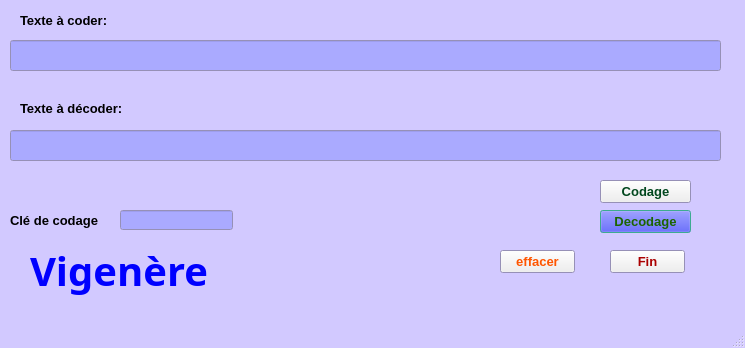
<?xml version="1.0" encoding="UTF-8"?>
<ui version="4.0">
 <class>Fenetre</class>
 <widget class="QMainWindow" name="Fenetre">
  <property name="geometry">
   <rect>
    <x>0</x>
    <y>0</y>
    <width>745</width>
    <height>348</height>
   </rect>
  </property>
  <property name="palette">
   <palette>
    <active>
     <colorrole role="Base">
      <brush brushstyle="SolidPattern">
       <color alpha="255">
        <red>170</red>
        <green>170</green>
        <blue>255</blue>
       </color>
      </brush>
     </colorrole>
     <colorrole role="Window">
      <brush brushstyle="SolidPattern">
       <color alpha="255">
        <red>210</red>
        <green>201</green>
        <blue>255</blue>
       </color>
      </brush>
     </colorrole>
    </active>
    <inactive>
     <colorrole role="Base">
      <brush brushstyle="SolidPattern">
       <color alpha="255">
        <red>170</red>
        <green>170</green>
        <blue>255</blue>
       </color>
      </brush>
     </colorrole>
     <colorrole role="Window">
      <brush brushstyle="SolidPattern">
       <color alpha="255">
        <red>210</red>
        <green>201</green>
        <blue>255</blue>
       </color>
      </brush>
     </colorrole>
    </inactive>
    <disabled>
     <colorrole role="Base">
      <brush brushstyle="SolidPattern">
       <color alpha="255">
        <red>210</red>
        <green>201</green>
        <blue>255</blue>
       </color>
      </brush>
     </colorrole>
     <colorrole role="Window">
      <brush brushstyle="SolidPattern">
       <color alpha="255">
        <red>210</red>
        <green>201</green>
        <blue>255</blue>
       </color>
      </brush>
     </colorrole>
    </disabled>
   </palette>
  </property>
  <property name="windowTitle">
   <string>MainWindow</string>
  </property>
  <widget class="QWidget" name="centralwidget">
   <widget class="QPushButton" name="pushButton_Fin">
    <property name="geometry">
     <rect>
      <x>610</x>
      <y>250</y>
      <width>75</width>
      <height>23</height>
     </rect>
    </property>
    <property name="palette">
     <palette>
      <active>
       <colorrole role="ButtonText">
        <brush brushstyle="SolidPattern">
         <color alpha="255">
          <red>170</red>
          <green>0</green>
          <blue>0</blue>
         </color>
        </brush>
       </colorrole>
      </active>
      <inactive>
       <colorrole role="ButtonText">
        <brush brushstyle="SolidPattern">
         <color alpha="255">
          <red>170</red>
          <green>0</green>
          <blue>0</blue>
         </color>
        </brush>
       </colorrole>
      </inactive>
      <disabled>
       <colorrole role="ButtonText">
        <brush brushstyle="SolidPattern">
         <color alpha="255">
          <red>120</red>
          <green>120</green>
          <blue>120</blue>
         </color>
        </brush>
       </colorrole>
      </disabled>
     </palette>
    </property>
    <property name="font">
     <font>
      <pointsize>10</pointsize>
      <weight>75</weight>
      <bold>true</bold>
     </font>
    </property>
    <property name="text">
     <string>Fin</string>
    </property>
   </widget>
   <widget class="QPushButton" name="pushButton_Codage">
    <property name="geometry">
     <rect>
      <x>600</x>
      <y>180</y>
      <width>91</width>
      <height>23</height>
     </rect>
    </property>
    <property name="palette">
     <palette>
      <active>
       <colorrole role="Text">
        <brush brushstyle="SolidPattern">
         <color alpha="255">
          <red>30</red>
          <green>64</green>
          <blue>255</blue>
         </color>
        </brush>
       </colorrole>
       <colorrole role="ButtonText">
        <brush brushstyle="SolidPattern">
         <color alpha="255">
          <red>1</red>
          <green>71</green>
          <blue>30</blue>
         </color>
        </brush>
       </colorrole>
      </active>
      <inactive>
       <colorrole role="Text">
        <brush brushstyle="SolidPattern">
         <color alpha="255">
          <red>30</red>
          <green>64</green>
          <blue>255</blue>
         </color>
        </brush>
       </colorrole>
       <colorrole role="ButtonText">
        <brush brushstyle="SolidPattern">
         <color alpha="255">
          <red>1</red>
          <green>71</green>
          <blue>30</blue>
         </color>
        </brush>
       </colorrole>
      </inactive>
      <disabled>
       <colorrole role="Text">
        <brush brushstyle="SolidPattern">
         <color alpha="255">
          <red>120</red>
          <green>120</green>
          <blue>120</blue>
         </color>
        </brush>
       </colorrole>
       <colorrole role="ButtonText">
        <brush brushstyle="SolidPattern">
         <color alpha="255">
          <red>120</red>
          <green>120</green>
          <blue>120</blue>
         </color>
        </brush>
       </colorrole>
      </disabled>
     </palette>
    </property>
    <property name="font">
     <font>
      <pointsize>10</pointsize>
      <weight>75</weight>
      <bold>true</bold>
      <strikeout>false</strikeout>
     </font>
    </property>
    <property name="text">
     <string>Codage</string>
    </property>
   </widget>
   <widget class="QPushButton" name="pushButton_Decodage">
    <property name="geometry">
     <rect>
      <x>600</x>
      <y>210</y>
      <width>91</width>
      <height>23</height>
     </rect>
    </property>
    <property name="palette">
     <palette>
      <active>
       <colorrole role="WindowText">
        <brush brushstyle="SolidPattern">
         <color alpha="255">
          <red>0</red>
          <green>0</green>
          <blue>0</blue>
         </color>
        </brush>
       </colorrole>
       <colorrole role="Button">
        <brush brushstyle="SolidPattern">
         <color alpha="255">
          <red>35</red>
          <green>39</green>
          <blue>240</blue>
         </color>
        </brush>
       </colorrole>
       <colorrole role="Midlight">
        <brush brushstyle="SolidPattern">
         <color alpha="255">
          <red>201</red>
          <green>123</green>
          <blue>227</blue>
         </color>
        </brush>
       </colorrole>
       <colorrole role="Dark">
        <brush brushstyle="SolidPattern">
         <color alpha="255">
          <red>56</red>
          <green>160</green>
          <blue>120</blue>
         </color>
        </brush>
       </colorrole>
       <colorrole role="Mid">
        <brush brushstyle="SolidPattern">
         <color alpha="255">
          <red>60</red>
          <green>125</green>
          <blue>160</blue>
         </color>
        </brush>
       </colorrole>
       <colorrole role="Text">
        <brush brushstyle="SolidPattern">
         <color alpha="255">
          <red>0</red>
          <green>0</green>
          <blue>0</blue>
         </color>
        </brush>
       </colorrole>
       <colorrole role="ButtonText">
        <brush brushstyle="SolidPattern">
         <color alpha="255">
          <red>27</red>
          <green>100</green>
          <blue>0</blue>
         </color>
        </brush>
       </colorrole>
       <colorrole role="Base">
        <brush brushstyle="SolidPattern">
         <color alpha="255">
          <red>98</red>
          <green>242</green>
          <blue>255</blue>
         </color>
        </brush>
       </colorrole>
       <colorrole role="Window">
        <brush brushstyle="SolidPattern">
         <color alpha="255">
          <red>85</red>
          <green>240</green>
          <blue>201</blue>
         </color>
        </brush>
       </colorrole>
       <colorrole role="Shadow">
        <brush brushstyle="SolidPattern">
         <color alpha="255">
          <red>84</red>
          <green>49</green>
          <blue>105</blue>
         </color>
        </brush>
       </colorrole>
      </active>
      <inactive>
       <colorrole role="WindowText">
        <brush brushstyle="SolidPattern">
         <color alpha="255">
          <red>0</red>
          <green>0</green>
          <blue>0</blue>
         </color>
        </brush>
       </colorrole>
       <colorrole role="Button">
        <brush brushstyle="SolidPattern">
         <color alpha="255">
          <red>35</red>
          <green>39</green>
          <blue>240</blue>
         </color>
        </brush>
       </colorrole>
       <colorrole role="Midlight">
        <brush brushstyle="SolidPattern">
         <color alpha="255">
          <red>201</red>
          <green>123</green>
          <blue>227</blue>
         </color>
        </brush>
       </colorrole>
       <colorrole role="Dark">
        <brush brushstyle="SolidPattern">
         <color alpha="255">
          <red>56</red>
          <green>160</green>
          <blue>120</blue>
         </color>
        </brush>
       </colorrole>
       <colorrole role="Mid">
        <brush brushstyle="SolidPattern">
         <color alpha="255">
          <red>60</red>
          <green>125</green>
          <blue>160</blue>
         </color>
        </brush>
       </colorrole>
       <colorrole role="Text">
        <brush brushstyle="SolidPattern">
         <color alpha="255">
          <red>0</red>
          <green>0</green>
          <blue>0</blue>
         </color>
        </brush>
       </colorrole>
       <colorrole role="ButtonText">
        <brush brushstyle="SolidPattern">
         <color alpha="255">
          <red>27</red>
          <green>100</green>
          <blue>0</blue>
         </color>
        </brush>
       </colorrole>
       <colorrole role="Base">
        <brush brushstyle="SolidPattern">
         <color alpha="255">
          <red>98</red>
          <green>242</green>
          <blue>255</blue>
         </color>
        </brush>
       </colorrole>
       <colorrole role="Window">
        <brush brushstyle="SolidPattern">
         <color alpha="255">
          <red>85</red>
          <green>240</green>
          <blue>201</blue>
         </color>
        </brush>
       </colorrole>
       <colorrole role="Shadow">
        <brush brushstyle="SolidPattern">
         <color alpha="255">
          <red>84</red>
          <green>49</green>
          <blue>105</blue>
         </color>
        </brush>
       </colorrole>
      </inactive>
      <disabled>
       <colorrole role="WindowText">
        <brush brushstyle="SolidPattern">
         <color alpha="255">
          <red>56</red>
          <green>160</green>
          <blue>120</blue>
         </color>
        </brush>
       </colorrole>
       <colorrole role="Button">
        <brush brushstyle="SolidPattern">
         <color alpha="255">
          <red>35</red>
          <green>39</green>
          <blue>240</blue>
         </color>
        </brush>
       </colorrole>
       <colorrole role="Midlight">
        <brush brushstyle="SolidPattern">
         <color alpha="255">
          <red>201</red>
          <green>123</green>
          <blue>227</blue>
         </color>
        </brush>
       </colorrole>
       <colorrole role="Dark">
        <brush brushstyle="SolidPattern">
         <color alpha="255">
          <red>56</red>
          <green>160</green>
          <blue>120</blue>
         </color>
        </brush>
       </colorrole>
       <colorrole role="Mid">
        <brush brushstyle="SolidPattern">
         <color alpha="255">
          <red>60</red>
          <green>125</green>
          <blue>160</blue>
         </color>
        </brush>
       </colorrole>
       <colorrole role="Text">
        <brush brushstyle="SolidPattern">
         <color alpha="255">
          <red>56</red>
          <green>160</green>
          <blue>120</blue>
         </color>
        </brush>
       </colorrole>
       <colorrole role="ButtonText">
        <brush brushstyle="SolidPattern">
         <color alpha="255">
          <red>56</red>
          <green>160</green>
          <blue>120</blue>
         </color>
        </brush>
       </colorrole>
       <colorrole role="Base">
        <brush brushstyle="SolidPattern">
         <color alpha="255">
          <red>85</red>
          <green>240</green>
          <blue>201</blue>
         </color>
        </brush>
       </colorrole>
       <colorrole role="Window">
        <brush brushstyle="SolidPattern">
         <color alpha="255">
          <red>85</red>
          <green>240</green>
          <blue>201</blue>
         </color>
        </brush>
       </colorrole>
       <colorrole role="Shadow">
        <brush brushstyle="SolidPattern">
         <color alpha="255">
          <red>84</red>
          <green>49</green>
          <blue>105</blue>
         </color>
        </brush>
       </colorrole>
      </disabled>
     </palette>
    </property>
    <property name="font">
     <font>
      <pointsize>10</pointsize>
      <weight>75</weight>
      <bold>true</bold>
     </font>
    </property>
    <property name="text">
     <string>Decodage</string>
    </property>
   </widget>
   <widget class="QLineEdit" name="lineEditcle">
    <property name="geometry">
     <rect>
      <x>120</x>
      <y>210</y>
      <width>113</width>
      <height>20</height>
     </rect>
    </property>
   </widget>
   <widget class="QLabel" name="label">
    <property name="geometry">
     <rect>
      <x>10</x>
      <y>210</y>
      <width>91</width>
      <height>20</height>
     </rect>
    </property>
    <property name="font">
     <font>
      <pointsize>10</pointsize>
      <weight>75</weight>
      <bold>true</bold>
     </font>
    </property>
    <property name="text">
     <string>Clé de codage :</string>
    </property>
   </widget>
   <widget class="QLineEdit" name="lineEditcode">
    <property name="geometry">
     <rect>
      <x>10</x>
      <y>40</y>
      <width>711</width>
      <height>31</height>
     </rect>
    </property>
   </widget>
   <widget class="QLineEdit" name="lineEditdecode">
    <property name="geometry">
     <rect>
      <x>10</x>
      <y>130</y>
      <width>711</width>
      <height>31</height>
     </rect>
    </property>
   </widget>
   <widget class="QLabel" name="label_2">
    <property name="geometry">
     <rect>
      <x>20</x>
      <y>10</y>
      <width>111</width>
      <height>21</height>
     </rect>
    </property>
    <property name="font">
     <font>
      <pointsize>10</pointsize>
      <weight>75</weight>
      <bold>true</bold>
     </font>
    </property>
    <property name="text">
     <string>Texte à coder:</string>
    </property>
   </widget>
   <widget class="QLabel" name="label_3">
    <property name="geometry">
     <rect>
      <x>20</x>
      <y>100</y>
      <width>121</width>
      <height>16</height>
     </rect>
    </property>
    <property name="font">
     <font>
      <pointsize>10</pointsize>
      <weight>75</weight>
      <bold>true</bold>
     </font>
    </property>
    <property name="text">
     <string>Texte à décoder:</string>
    </property>
   </widget>
   <widget class="QLabel" name="label_4">
    <property name="geometry">
     <rect>
      <x>30</x>
      <y>240</y>
      <width>191</width>
      <height>61</height>
     </rect>
    </property>
    <property name="palette">
     <palette>
      <active>
       <colorrole role="WindowText">
        <brush brushstyle="SolidPattern">
         <color alpha="255">
          <red>0</red>
          <green>0</green>
          <blue>255</blue>
         </color>
        </brush>
       </colorrole>
       <colorrole role="Text">
        <brush brushstyle="SolidPattern">
         <color alpha="255">
          <red>0</red>
          <green>0</green>
          <blue>255</blue>
         </color>
        </brush>
       </colorrole>
       <colorrole role="ButtonText">
        <brush brushstyle="SolidPattern">
         <color alpha="255">
          <red>0</red>
          <green>0</green>
          <blue>255</blue>
         </color>
        </brush>
       </colorrole>
      </active>
      <inactive>
       <colorrole role="WindowText">
        <brush brushstyle="SolidPattern">
         <color alpha="255">
          <red>0</red>
          <green>0</green>
          <blue>255</blue>
         </color>
        </brush>
       </colorrole>
       <colorrole role="Text">
        <brush brushstyle="SolidPattern">
         <color alpha="255">
          <red>0</red>
          <green>0</green>
          <blue>255</blue>
         </color>
        </brush>
       </colorrole>
       <colorrole role="ButtonText">
        <brush brushstyle="SolidPattern">
         <color alpha="255">
          <red>0</red>
          <green>0</green>
          <blue>255</blue>
         </color>
        </brush>
       </colorrole>
      </inactive>
      <disabled>
       <colorrole role="WindowText">
        <brush brushstyle="SolidPattern">
         <color alpha="255">
          <red>120</red>
          <green>120</green>
          <blue>120</blue>
         </color>
        </brush>
       </colorrole>
       <colorrole role="Text">
        <brush brushstyle="SolidPattern">
         <color alpha="255">
          <red>120</red>
          <green>120</green>
          <blue>120</blue>
         </color>
        </brush>
       </colorrole>
       <colorrole role="ButtonText">
        <brush brushstyle="SolidPattern">
         <color alpha="255">
          <red>120</red>
          <green>120</green>
          <blue>120</blue>
         </color>
        </brush>
       </colorrole>
      </disabled>
     </palette>
    </property>
    <property name="font">
     <font>
      <family>Segoe Print</family>
      <pointsize>30</pointsize>
      <weight>75</weight>
      <bold>true</bold>
     </font>
    </property>
    <property name="text">
     <string>Vigenère</string>
    </property>
   </widget>
   <widget class="QPushButton" name="pushButton_Effacercode">
    <property name="geometry">
     <rect>
      <x>500</x>
      <y>250</y>
      <width>75</width>
      <height>23</height>
     </rect>
    </property>
    <property name="palette">
     <palette>
      <active>
       <colorrole role="Mid">
        <brush brushstyle="SolidPattern">
         <color alpha="255">
          <red>170</red>
          <green>170</green>
          <blue>127</blue>
         </color>
        </brush>
       </colorrole>
       <colorrole role="ButtonText">
        <brush brushstyle="SolidPattern">
         <color alpha="255">
          <red>255</red>
          <green>85</green>
          <blue>0</blue>
         </color>
        </brush>
       </colorrole>
      </active>
      <inactive>
       <colorrole role="Mid">
        <brush brushstyle="SolidPattern">
         <color alpha="255">
          <red>170</red>
          <green>170</green>
          <blue>127</blue>
         </color>
        </brush>
       </colorrole>
       <colorrole role="ButtonText">
        <brush brushstyle="SolidPattern">
         <color alpha="255">
          <red>255</red>
          <green>85</green>
          <blue>0</blue>
         </color>
        </brush>
       </colorrole>
      </inactive>
      <disabled>
       <colorrole role="Mid">
        <brush brushstyle="SolidPattern">
         <color alpha="255">
          <red>170</red>
          <green>170</green>
          <blue>127</blue>
         </color>
        </brush>
       </colorrole>
       <colorrole role="ButtonText">
        <brush brushstyle="SolidPattern">
         <color alpha="255">
          <red>120</red>
          <green>120</green>
          <blue>120</blue>
         </color>
        </brush>
       </colorrole>
      </disabled>
     </palette>
    </property>
    <property name="font">
     <font>
      <pointsize>10</pointsize>
      <weight>75</weight>
      <bold>true</bold>
     </font>
    </property>
    <property name="text">
     <string>effacer</string>
    </property>
   </widget>
  </widget>
  <widget class="QStatusBar" name="statusbar"/>
  <widget class="QMenuBar" name="menuBar">
   <property name="geometry">
    <rect>
     <x>0</x>
     <y>0</y>
     <width>745</width>
     <height>21</height>
    </rect>
   </property>
  </widget>
 </widget>
 <resources/>
 <connections>
  <connection>
   <sender>pushButton_Fin</sender>
   <signal>clicked()</signal>
   <receiver>Fenetre</receiver>
   <slot>close()</slot>
   <hints>
    <hint type="sourcelabel">
     <x>684</x>
     <y>293</y>
    </hint>
    <hint type="destinationlabel">
     <x>585</x>
     <y>321</y>
    </hint>
   </hints>
  </connection>
  <connection>
   <sender>pushButton_Codage</sender>
   <signal>clicked()</signal>
   <receiver>Fenetre</receiver>
   <slot>codage()</slot>
   <hints>
    <hint type="sourcelabel">
     <x>678</x>
     <y>223</y>
    </hint>
    <hint type="destinationlabel">
     <x>695</x>
     <y>314</y>
    </hint>
   </hints>
  </connection>
  <connection>
   <sender>pushButton_Decodage</sender>
   <signal>clicked()</signal>
   <receiver>Fenetre</receiver>
   <slot>decodage()</slot>
   <hints>
    <hint type="sourcelabel">
     <x>672</x>
     <y>253</y>
    </hint>
    <hint type="destinationlabel">
     <x>700</x>
     <y>244</y>
    </hint>
   </hints>
  </connection>
  <connection>
   <sender>pushButton_Effacercode</sender>
   <signal>clicked()</signal>
   <receiver>Fenetre</receiver>
   <slot>effacer()</slot>
   <hints>
    <hint type="sourcelabel">
     <x>181</x>
     <y>43</y>
    </hint>
    <hint type="destinationlabel">
     <x>308</x>
     <y>44</y>
    </hint>
   </hints>
  </connection>
 </connections>
 <slots>
  <slot>codage()</slot>
  <slot>decodage()</slot>
  <slot>effacer()</slot>
 </slots>
</ui>
